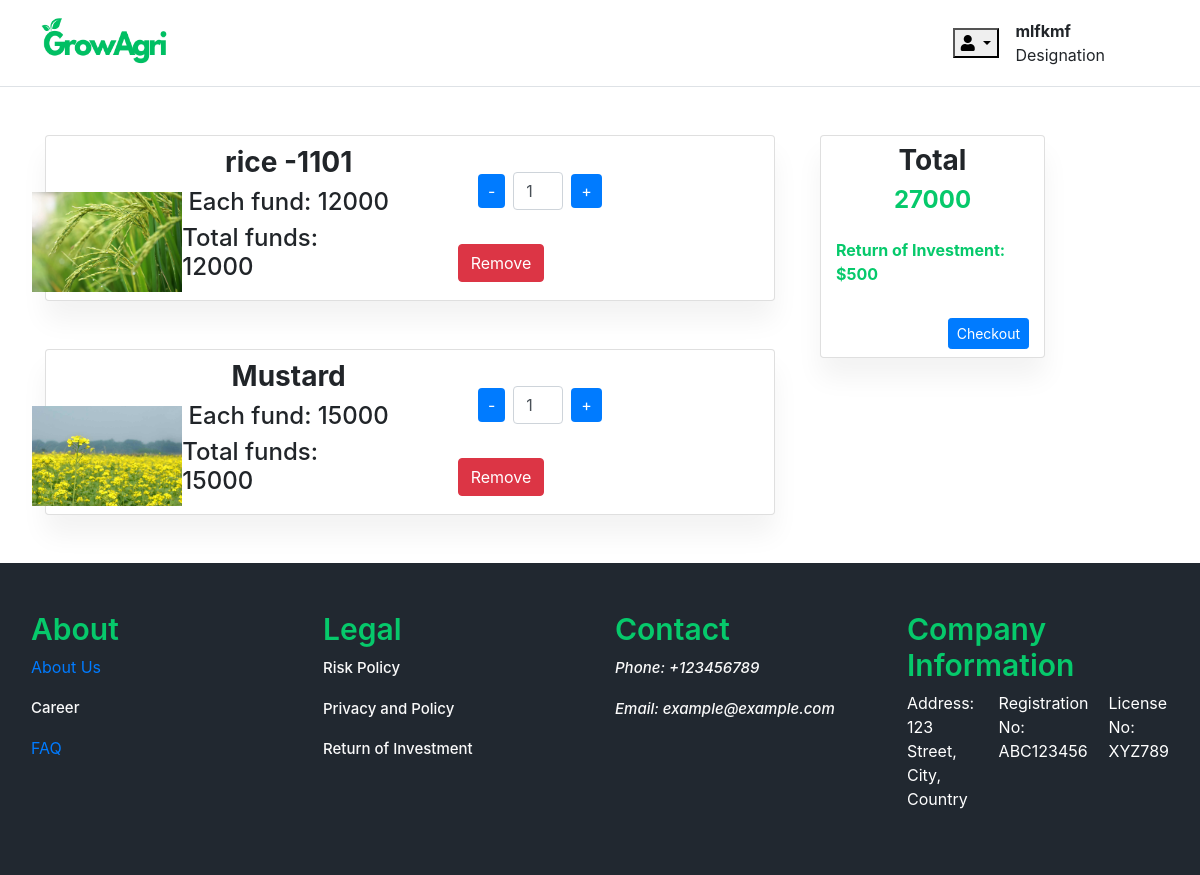
The app's page /cart/ (signed in), older data.
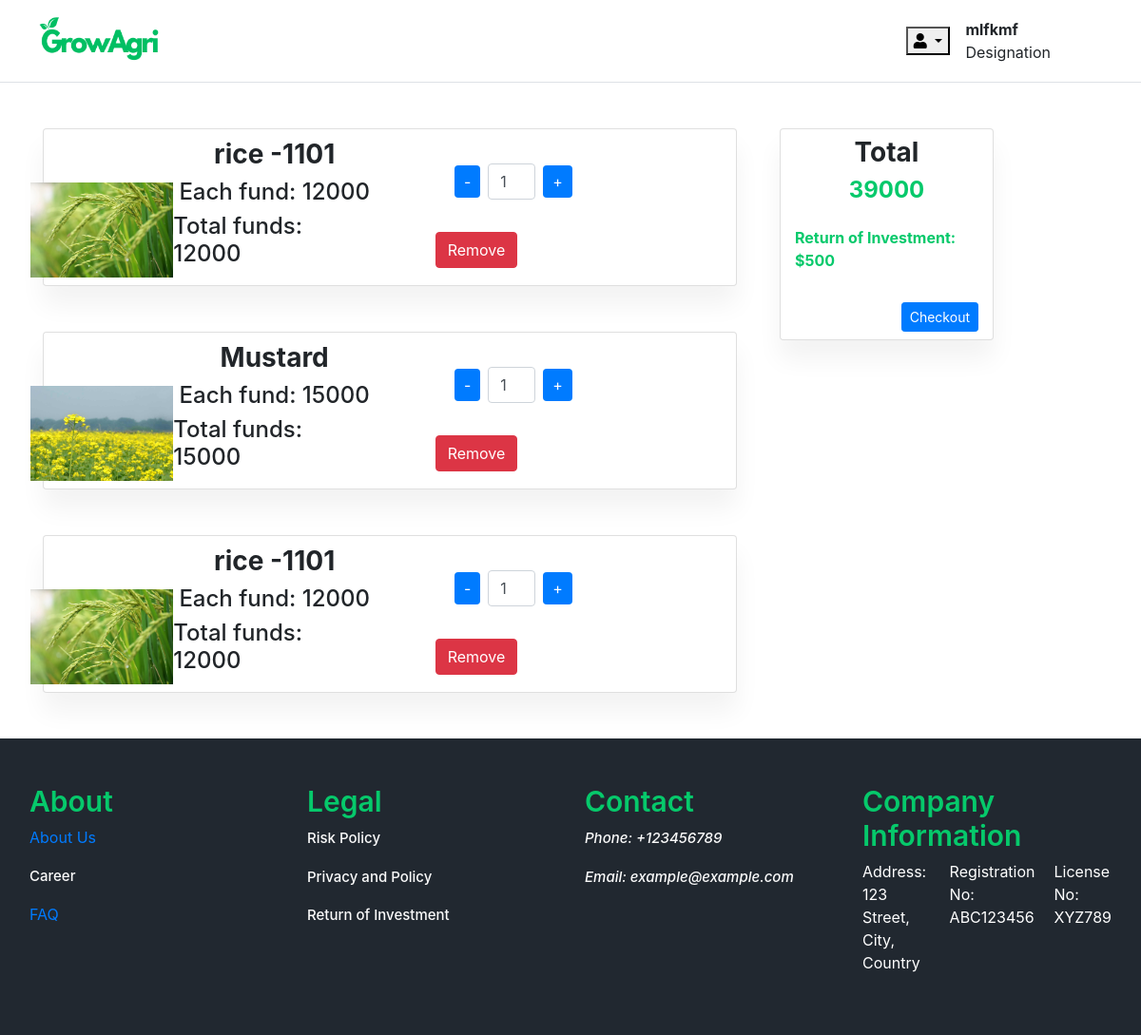
The same page, newer data.
### carts/models.py (models this page shows, shortened)
class CartItem(models.Model):
    user = models.ForeignKey(Account, on_delete=models.CASCADE, null=True)
    product = models.ForeignKey(Farm, on_delete=models.CASCADE)
    cart    = models.ForeignKey(Cart, on_delete=models.CASCADE, null=True)
    quantity = models.IntegerField()
    is_active = models.BooleanField( default=True)
    def sub_total(self):
        return self.product.price * self.quantity

### farm/models.py (models this page shows, shortened)
class Farm(models.Model):
    farm_name = models.CharField(max_length=200, unique=True)
    slug = models.SlugField(max_length=200, unique=True, blank=True)
    description = models.TextField(max_length=500, blank=True)
    price = models.IntegerField()
    images = models.ImageField(upload_to='photos/farm')
    stock = models.IntegerField()
    is_available = models.BooleanField(default=True)
    category = models.ForeignKey(CropType, on_delete=models.CASCADE)
    created_date = models.DateTimeField(auto_now_add=True)
    modified_date = models.DateTimeField(auto_now=True)
    campaign_status = models.CharField(max_length=20, choices=[('draft', 'Draft'), ('active', 'Active'), ('completed', 'Completed')], default='draft')
    location = models.CharField(max_length=200, default='')  # Location of the farm
    duration = models.IntegerField(default=None, null=True, blank=True)
    custom_percentage = models.FloatField(validators=[MinValueValidator(0)], null=True, blank=True)

### carts/views.py (the view)
# urls.py: path('cart/', include('carts.urls')),
def cart(request, total=0, quantity=0, cart_items=None):
    try:
        if request.user.is_authenticated:
            cart_items = CartItem.objects.filter(user=request.user, is_active=True)
        else:
            cart = Cart.objects.get(cart_id=_cart_id(request))
            cart_items = CartItem.objects.filter(cart=cart, is_active=True)
        for cart_item in cart_items:
            total += (cart_item.product.price * cart_item.quantity)
            quantity += cart_item.quantity
    except ObjectDoesNotExist:
        pass
    context = {
        'total': total,
        'quantity': quantity,
        'cart_items': cart_items,
    }
    return render(request, 'farm/cart.html', context)

### carts/context_processors.py (called while the page is built)
def counter(request):
    cart_count = 0
    if 'admin' in request.path:
        return {}
    else:
        try:
            cart = Cart.objects.filter(cart_id=_cart_id(request))
            if request.user.is_authenticated:
                cart_items = CartItem.objects.all().filter(user=request.user)
            else:
                cart_items = CartItem.objects.filter(cart=cart[:1])
            for cart_item in cart_items:
                cart_count += cart_item.quantity
        except Cart.DoesNotExist:
            cart_count = 0
    return {'cart_count': cart_count}

### carts/views.py (called while the page is built)
def _cart_id(request):
    cart = request.session.session_key
    if not cart:
        cart = request.session.create()
    return cart

### projects/context_processors.py (called while the page is built)
def menu_links(request):
    links = CropType.objects.all()
    return dict(links=links)

### templates/farm/cart.html (shortened to what this page needs)
{% extends 'base.html' %}
{% load static %}
{% block content %}
  {% if not cart_items %}
    <br /><br /><br /><br /><br />
    <div class="container">
      <div class="row">
        <div class="col-md-12 text-center">
          <h2>Your project funding cart is empty</h2>
          <p>Fund projects and help small farmers</p>
          <a href="{% url 'farm' %}" class="btn btn-primary">Start Funding</a>
        </div>
      </div>
    </div>
    <br /><br /><br /><br /><br /> <br /><br /><br /><br /><br /> <br /><br /><br />
  {% else %}
    <div class="container">
      <div class="row">
        <div class="col-md-8">
          {% for cart_item in cart_items %}
            <div class="card my-5">
              <div class="container py-2">
                <div class="row gap-2">
                  <div class="container">
                    <div class="row">
                      <div class="col-md-2 col-sm-12 d-flex justify-content-center align-content-center mt-5">
                        <img src="{{ cart_item.product.images.url }}" height="100" width="200" alt="" />
                      </div>
                      <div class="col-md-4 col-sm-12 d-flex justify-content-center flex-column align-items-center">
                        <h3 class="fw-bold text-sm">{{ cart_item.product.farm_name }}</h3>
                        <h4 class="text-sm">Each fund: {{ cart_item.product.price }}</h4>
                        <h4 class="text-sm">Total funds: {{ cart_item.sub_total }}</h4>
                      </div>
                      <div class="col-md-3 col-sm-12 d-flex justify-content-center flex-column align-items-center">
                        <div class="col-md-6 quantity-input">
                          <a href="{% url 'remove_cart' cart_item.product.id %}" class="btn btn-secondary minus-btn">-</a>
                          <input type="text" class="form-control mx-2 quantity" value="{{ cart_item.quantity }}" style="display: inline-block; width: 50px;" />
                          <a href="{% url 'add_cart' cart_item.product.id %}" class="btn btn-secondary plus-btn">+</a>
                        </div>
                        <a href="{% url 'remove_cart_item' cart_item.product.id %}" class="btn btn-danger remove-btn mt-3" onclick="return confirm('Are you sure upu want to remove this project?')">Remove</a>
                      </div>
                    </div>
                  </div>
                </div>
              </div>
            </div>
          {% endfor %}
        </div>
        <div class="col-md-3">
          <div class="container">
            <div class="row">
              <div class="col-md-12">
                <div class="card my-5">
                  <div class="container py-2">
                    <div class="row">
                      <div class="col-md- col-sm-12 d-flex justify-content-center flex-column align-items-center">
                        <h3 class="fw-bold">Total</h3>
                        <h4 class="fw-bold text_color" id="total">{{ total }}</h4>
                      </div>
                    </div>
                    <div class="row mt-3">
                      <div class="col-md-12">
                        <p class="fw-bold text_color">Return of Investment: $500</p>
                      </div>
                    </div>
                    <div class="row mt-3">
                      <div class="col-md-12 d-flex justify-content-end">
                        <a href="{% url 'checkout' %}" class="btn btn-sm btn-primary">Checkout</a>
                      </div>
                    </div>
                  </div>
                </div>
              </div>
            </div>
          </div>
        </div>
      </div>
    </div>
  {% endif %}
{% endblock %}

Row changes from the older to the newer data that the page shows:
added CartItem: product.images (picture), product.farm_name "rice -1101", product.price "12000", sub_total "12000", quantity "1"
Text that changed along with them:
{{ total }}: "27000" → "39000"
